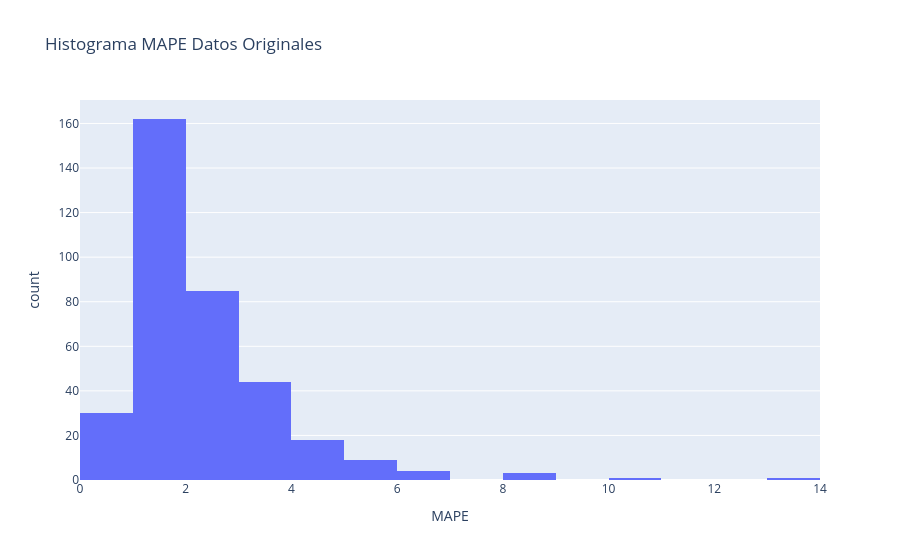

Notebook code cell kept with this figure:
### Markdown cell above
## Histogramas MAPES

### Code cell
fig = px.histogram(original, x="MAPE", nbins=13, title="Histograma MAPE Datos Originales")
fig.show()

### Figure 1 — Plotly figure (JSON) as saved in the notebook; plotly's stock layout.template omitted (floating-point values rounded to 4 significant figures; data arrays with more than 128 entries replaced by an {"elided": "..."} marker saying what was removed)
{"data": [{"alignmentgroup": "True", "bingroup": "x", "hovertemplate": "MAPE=%{x}<br>count=%{y}<extra></extra>", "legendgroup": "", "marker": {"color": "#636efa", "pattern": {"shape": ""}}, "name": "", "nbinsx": 13, "offsetgroup": "", "orientation": "v", "showlegend": false, "type": "histogram", "x": {"elided": "357 float values"}, "xaxis": "x", "yaxis": "y"}], "layout": {"barmode": "relative", "legend": {"tracegroupgap": 0}, "title": {"text": "Histograma MAPE Datos Originales"}, "xaxis": {"anchor": "y", "domain": [0, 1], "title": {"text": "MAPE"}}, "yaxis": {"anchor": "x", "domain": [0, 1], "title": {"text": "count"}}}}
